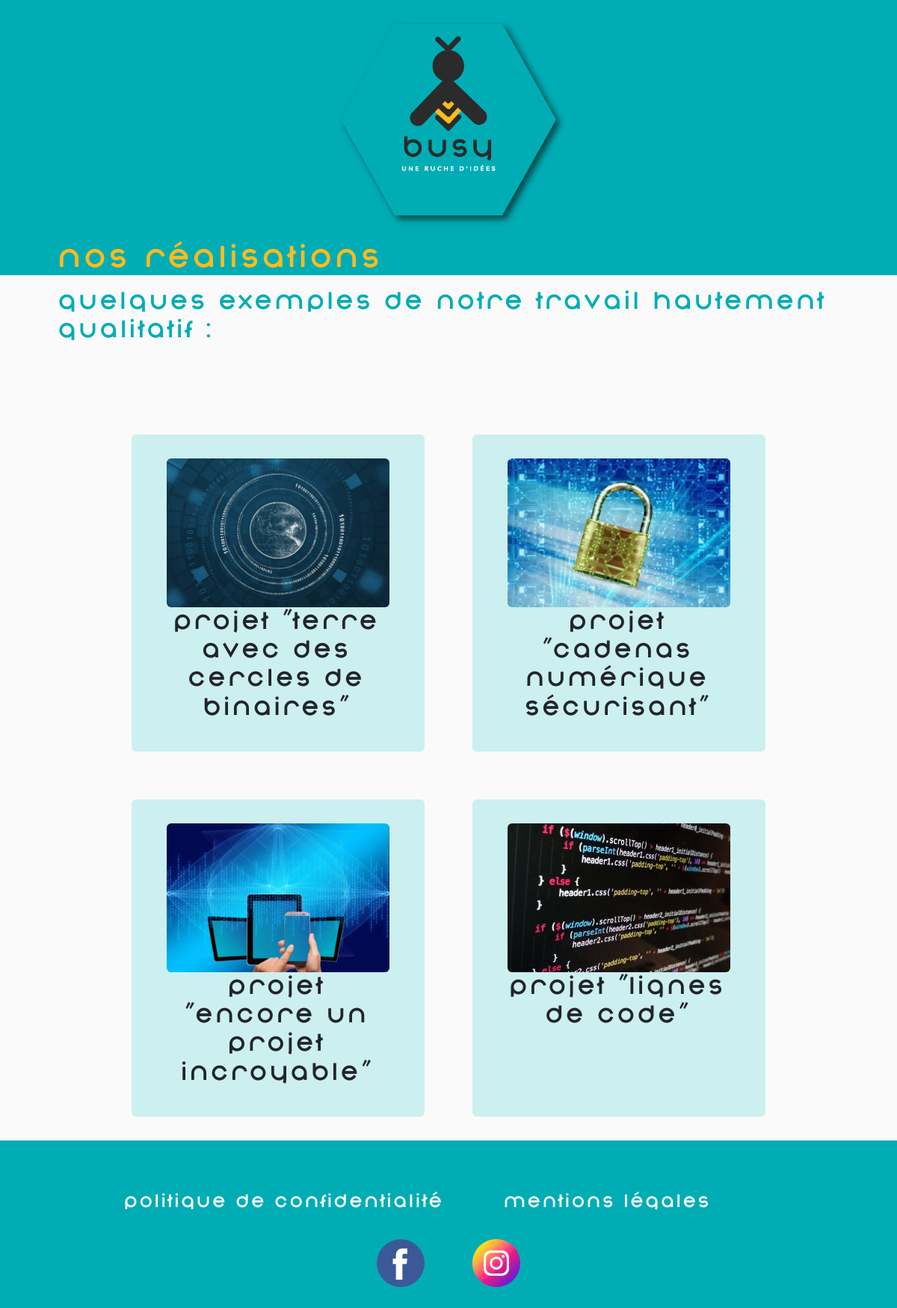
/pages/portfolio.php, run on the app's committed database.
### tables this page shows
CREATE TABLE `realisations` (
  `id` int(11) NOT NULL,
  `titre` varchar(50) NOT NULL,
  `date` date NOT NULL,
  `texte` text NOT NULL,
  `image` varchar(250) NOT NULL
);

### pages/portfolio.php (the view, shortened to what this page needs)
<?php
	include '../inc.connexion.php';
?>
<!DOCTYPE html>
<html>
<head>
    <?php include '../inc.head.php';?>
    <link href="../assets/css/portfolio.css" rel="stylesheet">
</head>
<body class="bg-secondary">
<?php include '../inc.header.php';?>
    <main>
    <div class="bg-light pb-5">
        <h1 class="bg-secondary text-primary px-5">Nos Réalisations</h1>
        <h2 class="text-secondary px-5 pt-1">Quelques exemples de notre travail hautement qualitatif :</h2>
    </div>
        <div class="container-fluid bg-light">
            <div class="d-flex flex-row justify-content-center flex-wrap">
            <?php
                $requete = $bdd->query('SELECT id, titre, date, image, texte FROM realisations ORDER BY date DESC LIMIT 0,4');
                while ($data = $requete->fetch()){
                    if (!$data)
                    {
                        echo 'La BDD n\'existe pas ou est vide.';
                        break;
                    }
                    else
                    {
                        echo '<div class="col-md-4 m-3 bg-secondary-subtle rounded projet'.$data['id'].'">
                                <div class="d-flex flex-column p-3">
                                    <img src="../assets/images/portfolio/'.$data['image'].'" class="mb-0 rounded object-fit-cover">
                                    <h2 class="text-center">'.$data['titre'].'</h2>
                                </div>
                            </div>';
                    }
                }
            ?>
            </div>
        </div>
    </main>
    <?php include '../inc.footer.php';?>
</body>
</html>

### assets/css/style.css (style rules this page uses)
*, *:after, *:before { margin: 0; padding: 0; box-sizing: border-box; }
:root { --primary-color: #FFBB1C; --secondary-color: #00ADB5; --tertiary-color: #EF566A; --black-color: #2B2B2B; --white-color: #fafafa; --primary-font: "Consola Mono Book", Arial, sans-serif!important; --secondary-font: "Poppins", Arial, sans-serif; --tertiary-font: "Nonchalance Bold", sans-serif!important; }
html { scroll-behavior: smooth; height:100%; }
body { height:100%; animation: fadein 3s; }
h1, h2 { font-family: var(--tertiary-font); }
h2 { color: var(--secondary-color); }

### data on the page
realisations: image (picture), titre "Projet \"Terre avec des cercles de binaires\""
realisations: image (picture), titre "Projet \"Cadenas numérique sécurisant\""
realisations: image (picture), titre "Projet \"Encore un projet incroyable\""
realisations: image (picture), titre "Projet \"lignes de code\""
